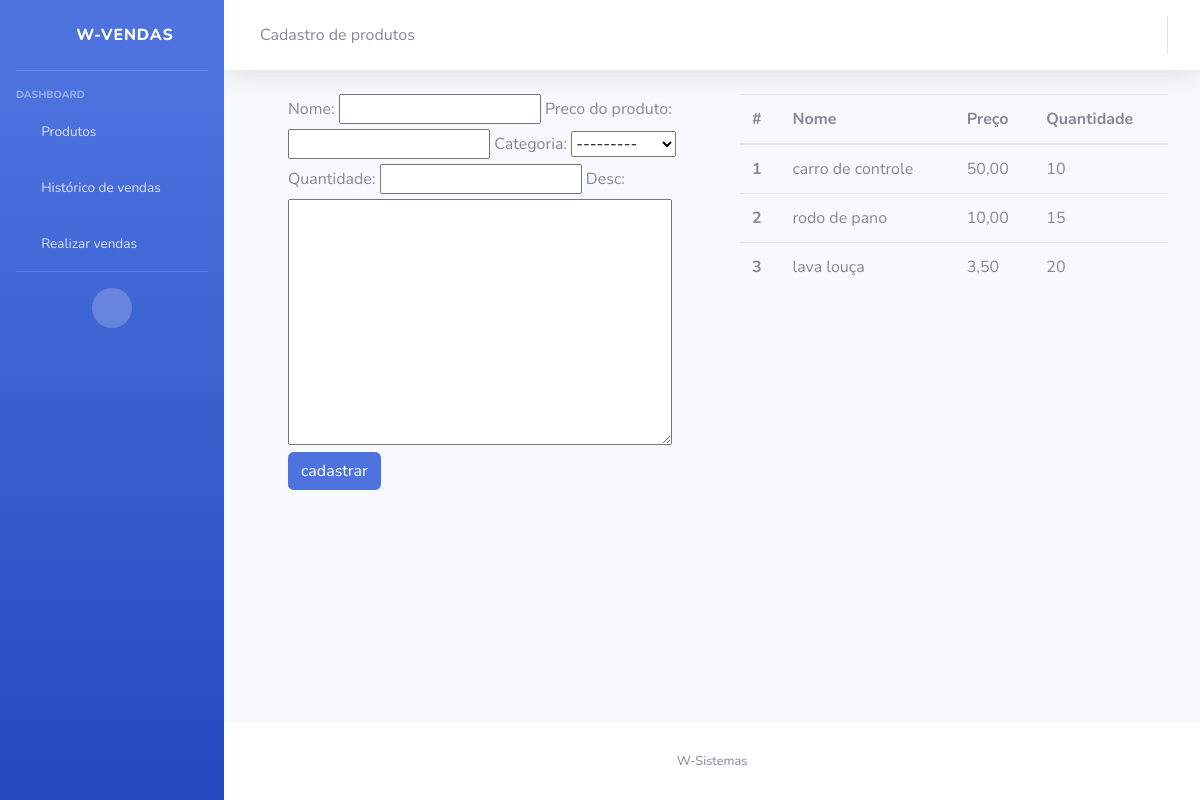
/cadastrar_produtos, run on an earlier commit of the app's database.
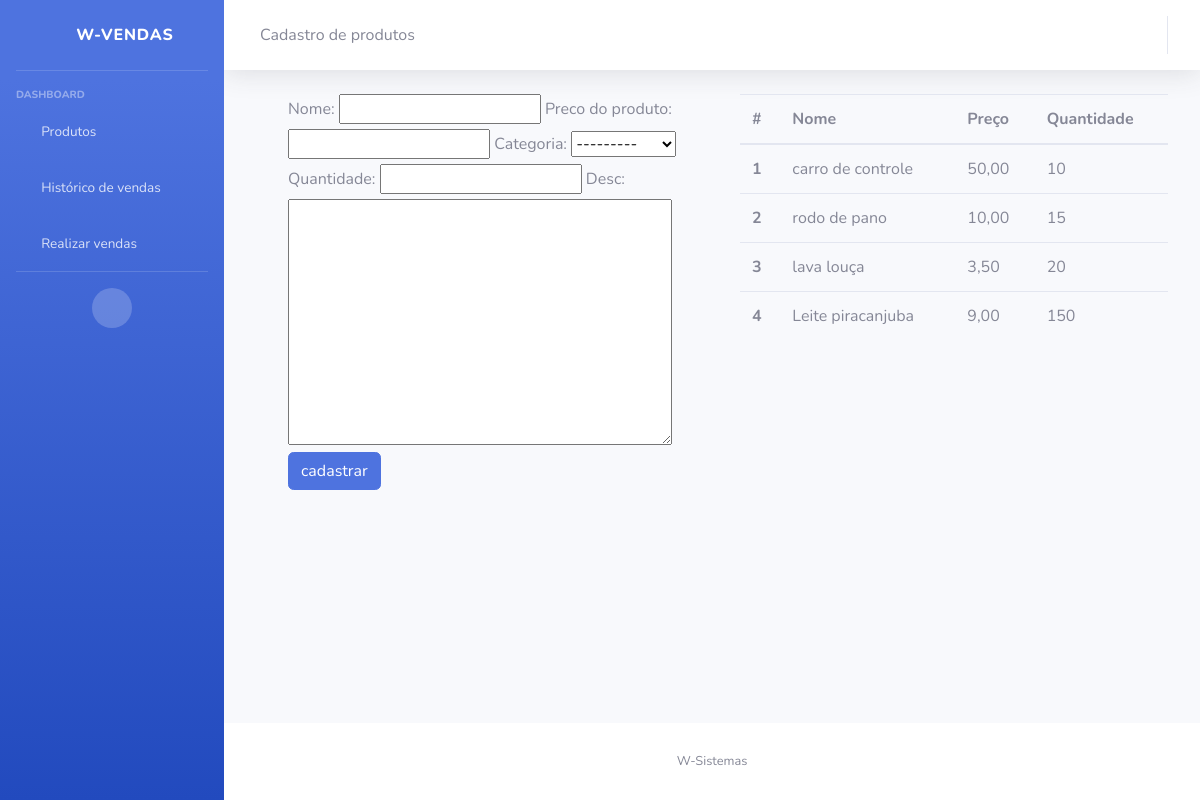
And on a later commit of the database.
### vendas_app/models.py (models this page shows, shortened)
class Produto(models.Model):
    nome = models.CharField(max_length=150, blank=False, null=False)
    preco_do_produto = models.DecimalField(decimal_places=2, blank=False, null=False, max_digits=6)
    categoria = models.ForeignKey(Categoria, verbose_name='Categoria', on_delete=models.CASCADE)
    quantidade = models.IntegerField()
    desc = models.TextField(max_length=250, blank=True, null=True)

### vendas_app/views.py (the view)
# urls.py: path('cadastrar_produtos', views.cadastro_produtos, name='cadastrar_produtos'),
def cadastro_produtos(request):
    produtos = Produto.objects.all()
    if request.method == 'POST':
        form = FormProduto(request.POST)
        if form.is_valid():
            form.save()
            messages.success(request, 'Produto adcionado com sucesso')
            return redirect('/cadastrar_produtos')
    else:
        form = FormProduto()
    return render(request, 'html/produtos.html', {'form': form, 'produtos': produtos})

### vendas_app/forms.py
class FormProduto(forms.ModelForm):
    class Meta:
        model = Produto
        fields = '__all__'

### vendas_app/models.py (called while the page is built)
    def __str__(self):
        return self.nome_categoria

### vendas_app/templates/html/produtos.html (shortened to what this page needs)
{% extends 'base.html' %}
{% block core %}
<a class="collapse-item" href="{% url 'home' %}">
  <i class="fas fa-fw fa-chevron-left"></i>
</a>
Cadastro de produtos
{% endblock%}
{% block content%}
{% load crispy_forms_tags %}
{% load bootstrap %}
    <div class="container ml-3">
      <div class="row">
        <div class="col">
          <form method="post"> {% csrf_token %}
            {{form|bootstrap }}
            <button type="submit" class="btn btn-primary">cadastrar</button>
        </form>
        </div>
        <div class="col">
          <table class="table">
            <thead>
              <tr>
                <th scope="col">#</th>
                <th scope="col">Nome</th>
                <th scope="col">Preço</th>
                <th scope="col">Quantidade</th>
              </tr>
            </thead>
            <tbody>
                {% for produto in produtos%}
                <tr>
                    <th scope="row">{{produto.id}}</th>
                    <td>{{produto.nome}}</td>
                    <td>{{produto.preco_do_produto}}</td>
                    <td>{{produto.quantidade}}</td>
                </tr>
              {% endfor %}
            </tbody>
          </table>
        </div>
      </div>
    </div>
{% endblock content%}

What changed in the data, as far as the page shows it:
added Produto: id "4", nome "Leite piracanjuba", preco_do_produto "9,00", quantidade "150"
